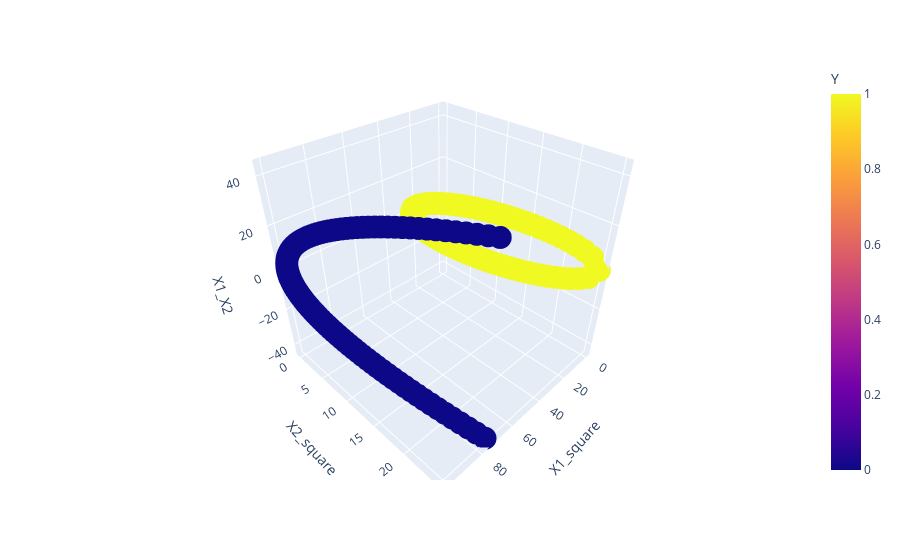

Notebook code cell kept with this figure:
### Code cell
fig2 = px.scatter_3d(df, x='X1_square', y='X2_square', z='X1_X2', color='Y')

fig2

### Figure 1 — Plotly figure (JSON) as saved in the notebook; plotly's stock layout.template omitted (floating-point values rounded to 4 significant figures; data arrays with more than 128 entries replaced by an {"elided": "..."} marker saying what was removed)
{"data": [{"hovertemplate": "X1_square=%{x}<br>X2_square=%{y}<br>X1_X2=%{z}<br>Y=%{marker.color}<extra></extra>", "legendgroup": "", "marker": {"color": {"elided": "400 int values"}, "coloraxis": "coloraxis", "symbol": "circle"}, "mode": "markers", "name": "", "scene": "scene", "showlegend": false, "type": "scatter3d", "x": {"elided": "400 float values"}, "y": {"elided": "400 float values"}, "z": {"elided": "400 float values"}}], "layout": {"coloraxis": {"colorbar": {"title": {"text": "Y"}}, "colorscale": [[0, "#0d0887"], [0.1111, "#46039f"], [0.2222, "#7201a8"], [0.3333, "#9c179e"], [0.4444, "#bd3786"], [0.5556, "#d8576b"], [0.6667, "#ed7953"], [0.7778, "#fb9f3a"], [0.8889, "#fdca26"], [1, "#f0f921"]]}, "legend": {"tracegroupgap": 0}, "margin": {"t": 60}, "scene": {"domain": {"x": [0, 1], "y": [0, 1]}, "xaxis": {"title": {"text": "X1_square"}}, "yaxis": {"title": {"text": "X2_square"}}, "zaxis": {"title": {"text": "X1_X2"}}}}}
